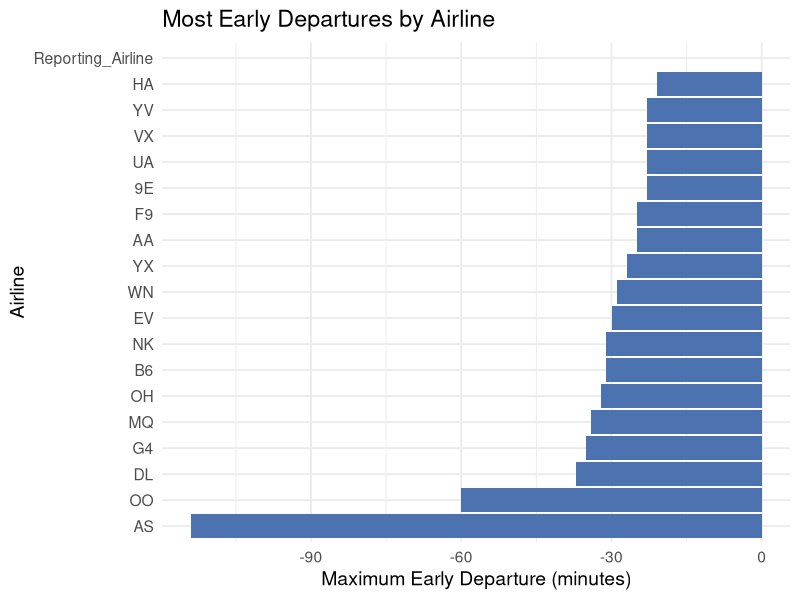

The R script that drew this image:
## ---- chunk 1
library(tidyverse)
q2 <- read_csv("data/Question 2 output.csv")
q2
## ---- chunk 2
q2 %>%
ggplot(aes(x = reorder(airline, max_early_departure),
y = max_early_departure)) +
geom_col(fill = "#4C72B0") +
coord_flip() +
labs(
title = "Most Early Departures by Airline",
x = "Airline",
y = "Maximum Early Departure (minutes)"
) +
theme_minimal(base_size = 14)
